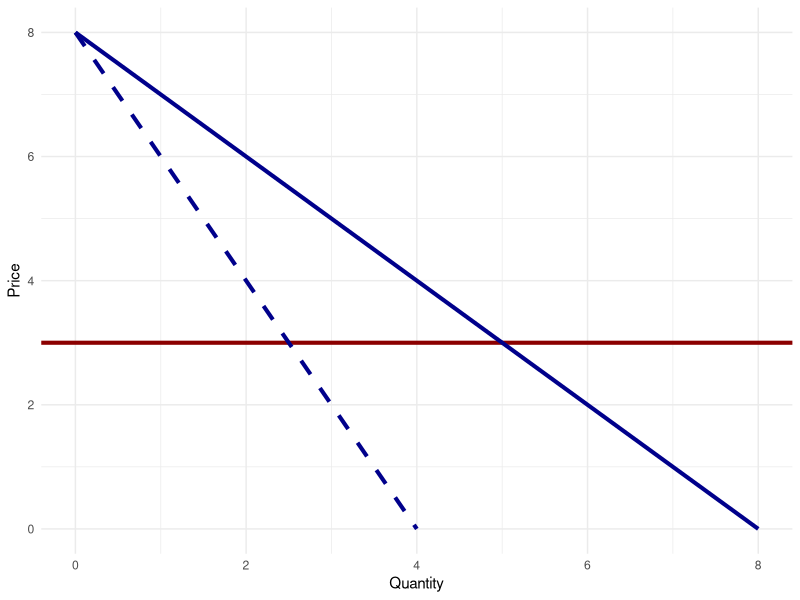
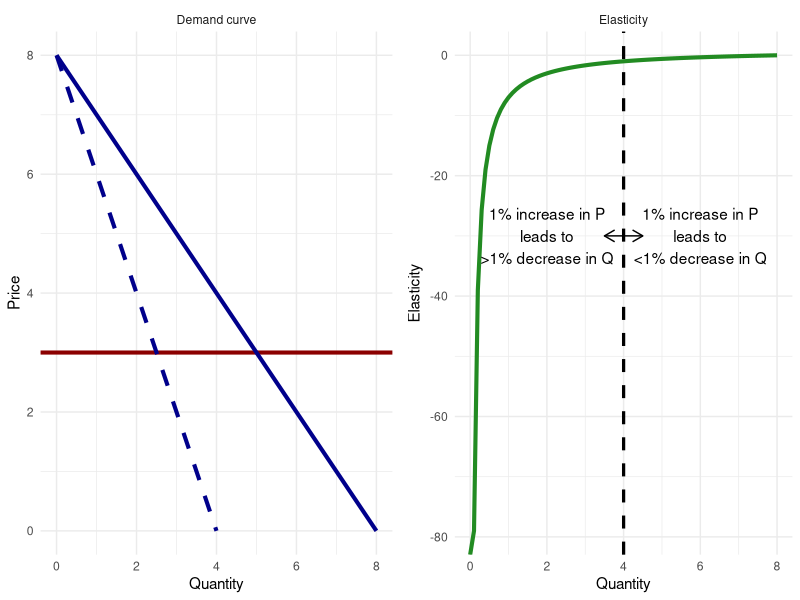

Here is the R script that generated these plots, in order:
## ---- chunk 1
    library(tidyverse)
ggplot(
    data = tibble(
        quantity = seq(from = 0, to = 8, by = 0.1)
    ) |>
    mutate(
        price = 8 - quantity,
        marginal_revenue = 8 - 2 * quantity,
        type = "Relatively elastic"
    )      |>
    filter(price >= 0) |>
    mutate(marginal_revenue = if_else(marginal_revenue < 0, NA_real_, marginal_revenue))
) +
geom_hline(yintercept = 3, col = "darkred", linewidth = 1.4) +
geom_line(
    aes(x = quantity, y = price), col = "darkblue",
    linewidth = 1.4
) +
geom_line(
    aes(x = quantity, y = marginal_revenue), col = "darkblue",
    linewidth = 1.4, linetype = 2
) +
theme_minimal() +
labs(x = "Quantity", y = "Price")
    
## ---- chunk 2
plot_1 <- ggplot(
    data = tibble(
        quantity = seq(from = 0, to = 8, by = 0.1)
    ) |>
    mutate(
        price = 8 - quantity,
        marginal_revenue = 8 - 2 * quantity,
        type = "Demand curve"
    )      |>
    filter(price >= 0) |>
    mutate(marginal_revenue = if_else(marginal_revenue < 0, NA_real_, marginal_revenue))
) +
facet_wrap(~type) +
geom_hline(yintercept = 3, col = "darkred", linewidth = 1.4) +
geom_line(
    aes(x = quantity, y = price), col = "darkblue",
    linewidth = 1.4
) +
geom_line(
    aes(x = quantity, y = marginal_revenue), col = "darkblue",
    linewidth = 1.4, linetype = 2
) +
theme_minimal() +
labs(x = "Quantity", y = "Price")

plot_2 <- ggplot(
    data = tibble(
        quantity = seq(from = 0, to = 8, by = 0.1)
    ) |>
    mutate(
        price = 8 - quantity,
        elasticity = -1 * price / quantity,
        marginal_revenue = 8 - 2 * quantity,
        type = "Elasticity"
    )      
) +
facet_wrap(~ type) +
geom_line(
    aes(x = quantity, y = elasticity), col = "forestgreen",
    linewidth = 1.4
) +
geom_vline(xintercept = 4, linetype = 2, linewidth = 1.1, col = "black") +
annotate("segment", x = 4, xend = 3.5, y = -30, yend = -30, arrow = arrow(length = unit(0.3, "cm"))) +
annotate("segment", x = 4, xend = 4.5, y = -30, yend = -30, arrow = arrow(length = unit(0.3, "cm"))) +
annotate("text", x = 6, y = -30, label = "1% increase in P\nleads to\n<1% decrease in Q") +
annotate("text", x = 2, y = -30, label = "1% increase in P\nleads to\n>1% decrease in Q") +
theme_minimal() +
labs(x = "Quantity", y = "Elasticity")

cowplot::plot_grid(plot_1, plot_2)
    
